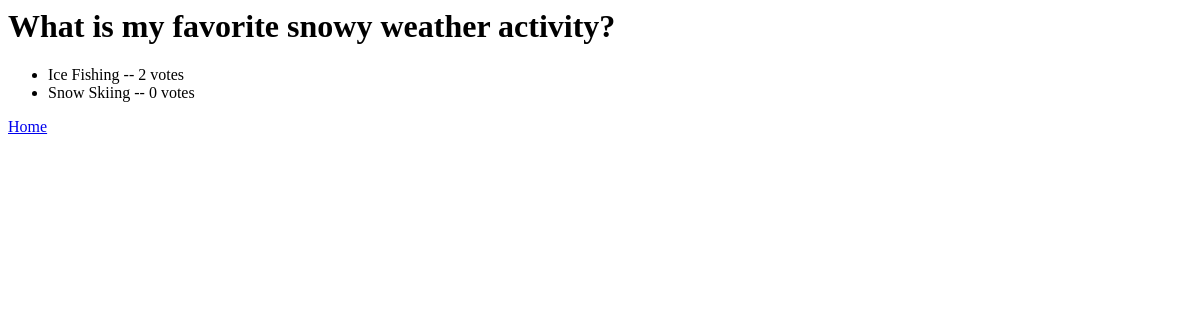
The page /survey/2/results/ on the database as committed earlier.
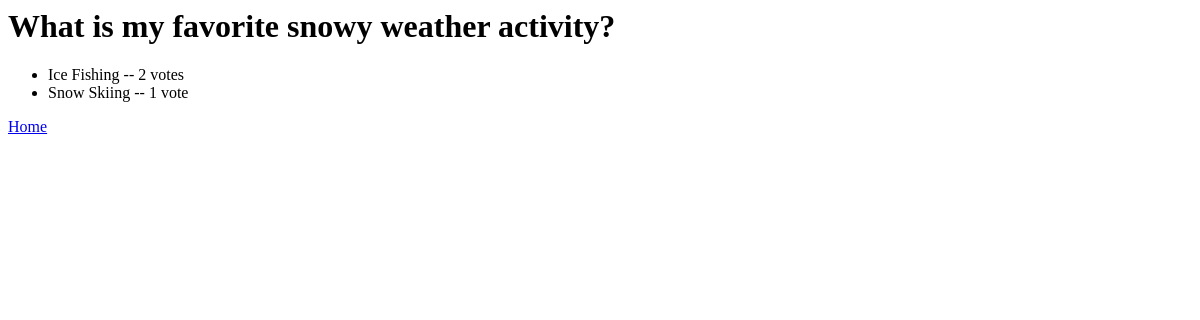
The same page on the database as committed later.
### survey/models.py (models this page shows, shortened)
class Choice(models.Model):
    question = models.ForeignKey(Question, on_delete=models.CASCADE)
    choice_text = models.CharField(max_length=200)
    votes = models.IntegerField(default=0)

### survey/views.py (the view)
# urls.py: path('<int:pk>/results/', views.ResultsView.as_view(), name='results'),
class ResultsView(generic.DetailView):
    model = Question
    template_name = 'survey/results.html'

### survey/templates/survey/results.html
{% block content %}
<h1>{{ question.question_text }}</h1>
<ul>
{% for choice in question.choice_set.all %}
    <li>{{ choice.choice_text }} -- {{ choice.votes }} vote{{ choice.votes|pluralize }}</li>
{% endfor %}
</ul>
<a href="{% url 'survey:index' %}">Home</a>
{% endblock %}

Rows that differ between the two databases and show on the page:
changed Choice "Snow Skiing": votes "0" → "1"
